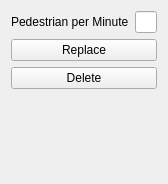
<?xml version="1.0" encoding="UTF-8"?>
<ui version="4.0">
 <class>ZebraCrossingOptions</class>
 <widget class="QWidget" name="ZebraCrossingOptions">
  <property name="geometry">
   <rect>
    <x>0</x>
    <y>0</y>
    <width>149</width>
    <height>184</height>
   </rect>
  </property>
  <property name="windowTitle">
   <string>Form</string>
  </property>
  <layout class="QGridLayout" name="gridLayout">
   <item row="0" column="0">
    <layout class="QHBoxLayout" name="horizontalLayout">
     <item>
      <widget class="QLabel" name="Pedestrianlabel">
       <property name="text">
        <string>Pedestrian per Minute</string>
       </property>
      </widget>
     </item>
     <item>
      <widget class="QLineEdit" name="PedestrianEdit"/>
     </item>
    </layout>
   </item>
   <item row="1" column="0">
    <widget class="QPushButton" name="ReplaceButton">
     <property name="text">
      <string>Replace</string>
     </property>
    </widget>
   </item>
   <item row="2" column="0">
    <widget class="QPushButton" name="DeleteButton">
     <property name="text">
      <string>Delete</string>
     </property>
    </widget>
   </item>
   <item row="3" column="0">
    <spacer name="verticalSpacer">
     <property name="orientation">
      <enum>Qt::Vertical</enum>
     </property>
     <property name="sizeHint" stdset="0">
      <size>
       <width>20</width>
       <height>101</height>
      </size>
     </property>
    </spacer>
   </item>
  </layout>
 </widget>
 <resources/>
 <connections/>
</ui>
